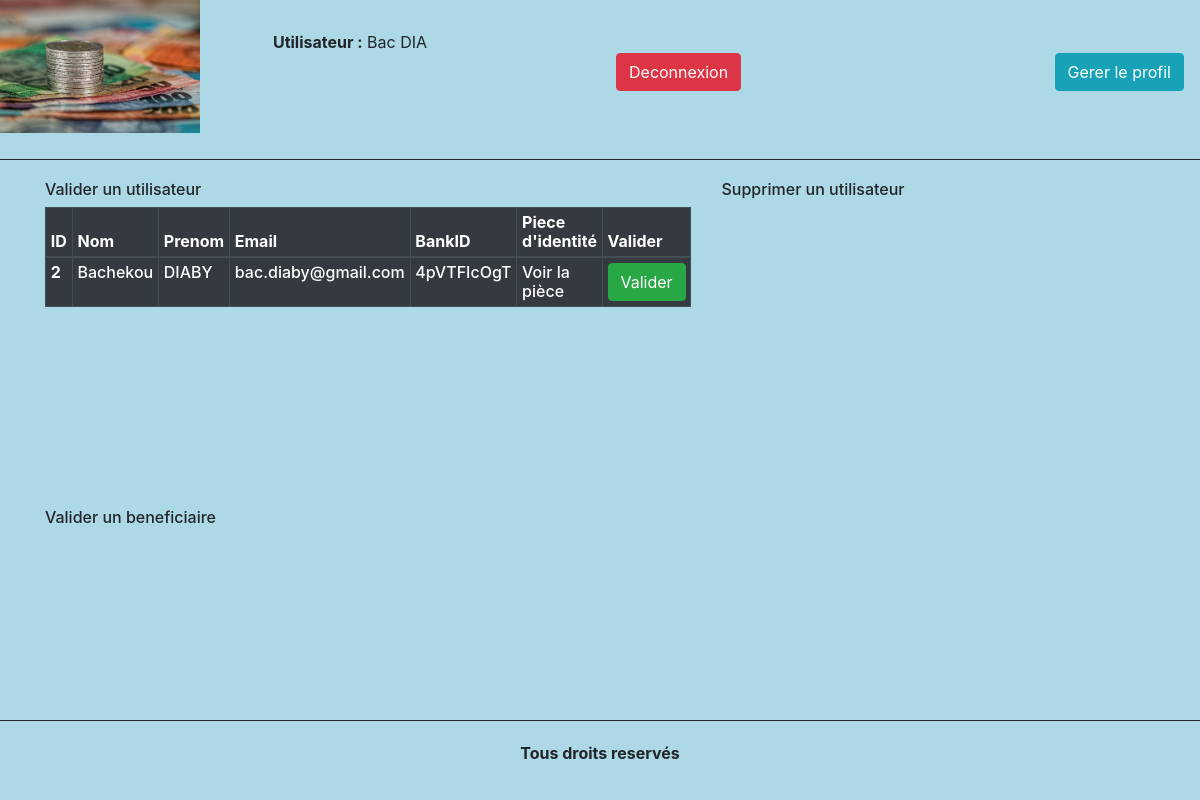
Page /Admin_connected/index.php (signed in) on the committed database.
### tables this page shows
CREATE TABLE user (id INTEGER PRIMARY KEY AUTOINCREMENT NOT NULL, last_name VARCHAR (50) NOT NULL, first_name VARCHAR (50) NOT NULL, birthdate DATE NOT NULL, adress VARCHAR (100) NOT NULL, email VARCHAR (50) NOT NULL, password VARCHAR (30) NOT NULL, is_validated INTEGER NOT NULL DEFAULT (0), BankID VARCHAR (10), identity VARCHAR (100));

### Admin_connected/index.php (called while the page is built, shortened)
<?php
require_once 'Admin_connected.php';
?>

### Admin_connected/Admin_connected.php (the view, shortened to what this page needs)
<!DOCTYPE html>
<html lang="en">
<head>
  <link rel="stylesheet" href="../bootstrap/bootstrap-4.4.1-dist/css/bootstrap.min.css">
  <link rel="stylesheet" href="style.CSS">
  <link rel="stylesheet" href="../CSS/Template.css">
</head>
<body>
<div class="grid-container">
  <div class="logo"></div>
  <div class="navigation">
      <ul class="navbar">
        <li class= "btn btn-danger">
          <a href="../User_disconnected/index.php">Deconnexion</a>
        </li>
        <li class= "btn btn-info">
          <a href="../Modify_login_info/index.php">Gerer le profil</a>
        </li>
      </ul>
    </div>
  <div class="subtitle">
    <div class="top">
    <?php
    echo '<p><b>Utilisateur :</b> '.$_SESSION['first_name'].' '.$_SESSION['last_name'].'</p>';
    ?>
    </div>
  </div>
  <?php
  $db = new DB();
  $req = $db->prepare('SELECT * FROM user WHERE is_validated=0');
  ?>
  <div class="container content">
    <div class="row">
      <div class="col">
      <h6>Valider un utilisateur<h6>
        <table class="table table-dark table-bordered table-sm">
          <thead>
            <tr>
              <th scope="col">ID</th>
              <th scope="col">Nom</th>
              <th scope="col">Prenom</th>
              <th scope="col">Email</th>
              <th scope="col">BankID</th>
              <th scope="col">Piece d'identité</th>
              <th scope="col">Valider</th>
            </tr>
          </thead>
          <tbody>
          <?php
          $req = $req->execute();
          while ($res = $req->fetchArray(SQLITE3_ASSOC)) {
              ?>
          <tr>
            <th scope="row"><?php echo $res['id']; ?></th>
            <td scope="row"><?php echo $res['first_name']; ?></td>
            <td scope="row"><?php echo $res['last_name']; ?></td>
            <td scope="row"><?php echo $res['email']; ?></td>
            <td scope="row"><?php echo $res['BankID']; ?></td>
            <td scope="row">
              <a href="../inscription_success/uploads/<?php echo $res['identity']; ?>">Voir la pièce</a>
            </td>
            <td>
              <button class="btn btn-success" type="submit">
                <a href="validate_user.php?user_id=<?php echo $res['id']; ?>"
                >Valider
                </a>
              </button>
            </td>
          </tr>
          <?php
          }
          ?>
        </tbody>
        </table>
      </div>
      <div class="col">
      <h6>Supprimer un utilisateur<h6>
      </div>
    </div>
    <div class="row">
      <div class="col">
      <h6>Valider un beneficiaire<h6>
      </div>
    </div>
  </div>
  <div class="footer">
    <p><b>Tous droits reservés</b></p>
  </div>
</div>

### Admin_connected/style.css (style rules this page uses)
.content { grid-area: content; display: grid; margin-top: 20px; }

### CSS/Template.css (style rules this page uses)
.grid-container { background-color: lightblue; display: grid; grid-template-columns: 1fr 2fr 3fr; grid-template-rows: 20vh 70vh 10vh; gap: 0px 0px; grid-template-areas: "logo subtitle navigation" "content content content" "footer footer footer"; }
.logo { grid-area: logo; border-bottom: 1px solid; max-height: 100%; background: url(../Ressources/logo.jpg) no-repeat; background-size: contain; }
.navigation { grid-area: navigation; display: grid; align-items: center; border-bottom: 1px solid; }
.subtitle { grid-area: subtitle; grid-template-columns:300px; grid-template-rows:200px,200px; grid-template-areas: "top" "bottom "; text-align: center; align-items: center; display: grid; border-bottom: 1px solid; }
a { color:white; text-decoration: none; }
.footer { grid-area: footer; text-align: center; border-top: 1px solid; display: grid; align-items: center; }

### rows in the picture
user: id "2", first_name "Bachekou", last_name "DIABY", email "bac.diaby@gmail.com", BankID "4pVTFIcOgT"

### other values in the picture
$_SESSION['first_name'] "Bac"
$_SESSION['last_name'] "DIA"
